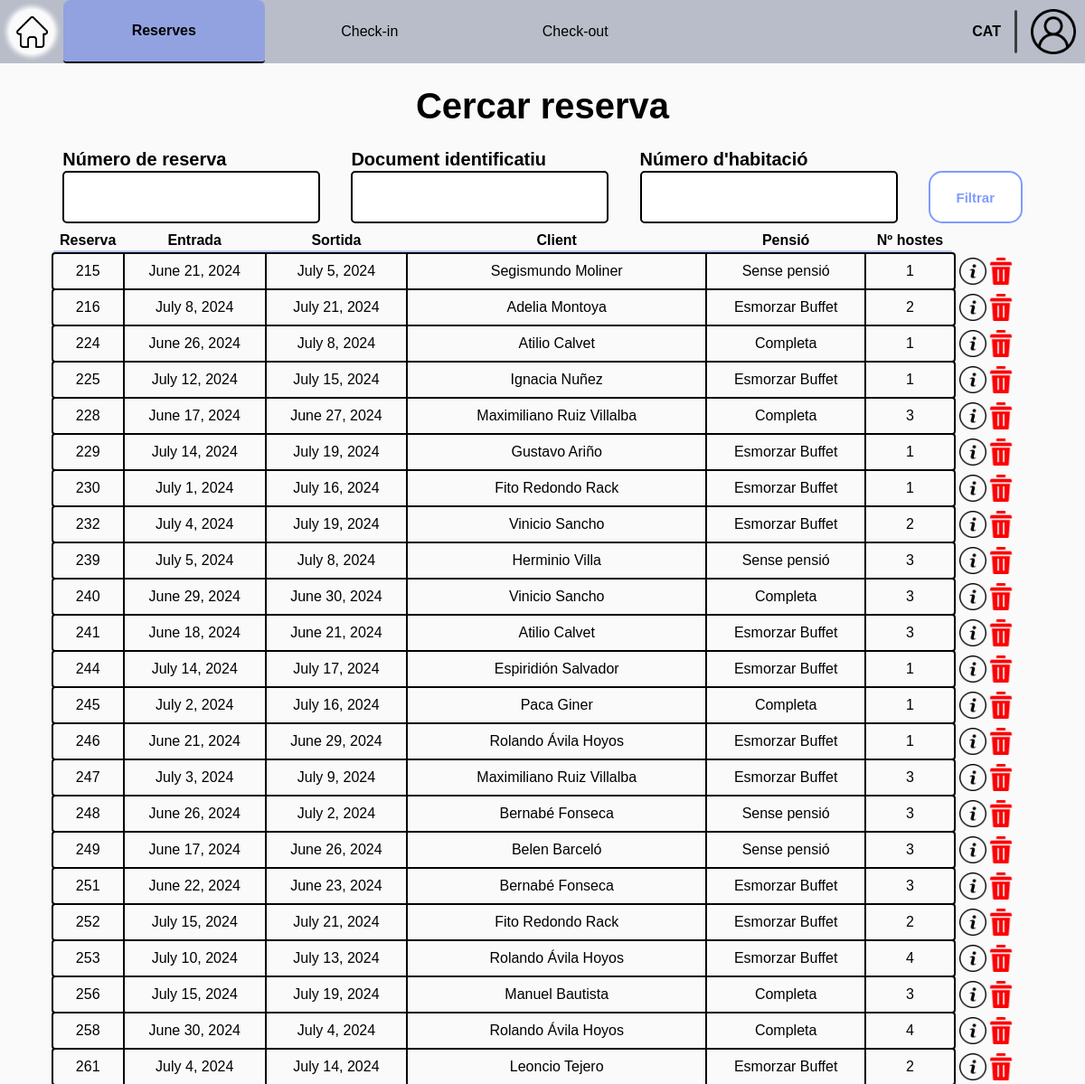
Page /receptionist/search-reservation/ (signed in) on the committed database.
### Reception/models.py (models this page shows, shortened)
class RoomReservation(models.Model):
    client = models.ForeignKey(Client, on_delete=models.CASCADE)
    room = models.ForeignKey(Room, on_delete=models.CASCADE, to_field='id')
    entry = models.DateField()
    exit = models.DateField()
    pension_type = models.CharField(
        max_length=c.DROPDOWN_MAX_LENGTH,
        choices=c.get_pension_types,
        default='Sense pensió'
    )
    num_guests = models.IntegerField()
    is_active = models.BooleanField(default=True)
    check_in_active = models.BooleanField(default=False)
    check_out_active = models.BooleanField(default=False)
    tourist_tax_paid = models.BooleanField(default=False)
    class Meta:
        unique_together = ('room', 'entry', 'exit')

class HotelUser(AbstractUser):
    email = models.EmailField()
    phone_number = models.CharField(max_length=c.PHONE_NUMBER_LENGTH)
    id_number = models.CharField(max_length=c.ID_NUMBER, blank=True, unique=True)

### Reception/views.py (the view)
# urls.py: path('search-reservation/', v.search_reservation, name='search_reservation'),
@worker_required('receptionist')
def search_reservation(request):
    form = SearchReservationForm(request.GET or None)
    filtered_reservations, status = u.get_filtered_reservations(form, is_active=True)
    if not status:
        messages.error(request, "No s'ha trobat cap reserva")
    return render(request, c.get_manage_reservation_path(1), {'form': form, 'reservations': filtered_reservations})

### Reception/forms.py (shortened to what this page needs)
class SearchReservationForm(forms.ModelForm):
    num_reservation = forms.CharField(label="Número de reserva", required=False)
    id_number = forms.CharField(label="Document identificatiu", required=False)
    room_num = forms.IntegerField(label="Número d'habitació", required=False,
                                  validators=[MinValueValidator(1)])
    class Meta:
        model = RoomReservation
        fields = ['num_reservation', 'id_number', 'room_num']

### Reception/config.py (called while the page is built)
    @staticmethod
    def get_manage_reservation_path(n: int):
        return p.MANAGE_RESERVATION[n]

### Reception/utils.py (called while the page is built, shortened)
def get_filtered_reservations(form, is_active=True, check_in_active=None, check_out_active=None) -> tuple:
    if check_in_active is None and check_out_active is None:
        reservations = RoomReservation.objects.filter(is_active=is_active)
    else:
        reservations = RoomReservation.objects.filter(is_active=is_active,
                                                      check_in_active=check_in_active,
                                                      check_out_active=check_out_active
                                                      )
    filtered_reservations = reservations
    return filtered_reservations, True

### templates/worker/receptionist/reservation/manage_reservation/search_reservation.html (shortened to what this page needs)
{% extends "worker/receptionist/base_receptionist.html" %}
{% load static %}
{% block extra_css %}
    <link rel="stylesheet"
          href="{% static 'css/worker/receptionist/reservation/manage_reservation/search_reservation.css' %}">
{% endblock extra_css %}
{% block id_reservation %} id="current-page" {% endblock id_reservation %}
{% block content %}
    <div class="main">
        <h2 class="subsection-title">Cercar reserva</h2>
        <form method="get" class="filter-field">
            <div class="form-group">
                <p>{{ form.num_reservation.label }}</p>
                {{ form.num_reservation }}
            </div>
            <div class="form-group">
                <p>{{ form.id_number.label }}</p>
                {{ form.id_number }}
            </div>
            <div class="form-group">
                <p>{{ form.room_num.label }}</p>
                {{ form.room_num }}
            </div>
            <div class="procedural-buttons">
                <button class="filter-button" type="submit">Filtrar</button>
            </div>
        </form>
        <ul class="reservation-list">
            <ul class="list-index">
                <li id="reservation-id">Reserva</li>
                <li id="entry">Entrada</li>
                <li id="exit">Sortida</li>
                <li id="name">Client</li>
                <li id="pension">Pensió</li>
                <li id="num-guests">Nº hostes</li>
            </ul>
            <div id="divider"></div>
            {% for reservation in reservations %}
                <div class="list-div">
                    <li>
                        <div id="reservation-id">{{ reservation.id }}</div>
                        <div id="entry">{{ reservation.entry }}</div>
                        <div id="exit">{{ reservation.exit }}</div>
                        <div id="name">{{ reservation.client.first_name }} {{ reservation.client.last_name }}</div>
                        <div id="pension">{{ reservation.pension_type }}</div>
                        <div id="num-guests">{{ reservation.num_guests }}</div>
                    </li>
                    <div class="list-extra">
                        <div class="icon"><a href="{% url 'reservation_details' pk=reservation.id %}">
                            <img src="{% static 'img/icons/info-icon.png' %}" alt="Editar reserva"></a>
                        </div>
                        <div class="icon">
                            <form action="{% url 'delete_reservation' reservation.id %}" method="post">
                                <button type="submit"
                                        onclick="return confirm('Estàs segur que vols eliminar aquesta reserva?');">
                                    <img src="{% static 'img/icons/delete-icon.png' %}" alt="Eliminar reserva"></button>
                            </form>
                        </div>
                    </div>
                </div>
            {% endfor %}
        </ul>
    </div>
{% endblock %}

### static/css/base.css (style rules this page uses)
body { background-color: #fafafa; font-family: "Gill Sans MT", Arial, sans-serif; margin: 0; padding: 0; aspect-ratio: 16 / 9; width: 100%; height: 100vh; display: flex; flex-direction: column; }
.main { position: relative; display: flex; flex-direction: column; align-items: center; height: 95%; width: 95%; max-height: 900px; max-width: 1600px; gap: 10px; margin-bottom: 10px; }

### static/css/worker/worker.css (style rules this page uses)
input, select { border: solid 2px black; }
button { cursor: pointer; }
p { margin: 0; font-size: 1em; }
.subsection-title { margin-bottom: 15px; font-size: 40px; }
h2 { margin-top: 10px; margin-bottom: 0; font-size: 1.5em; font-weight: bold; }
input { background-color: white; border: 2px solid black; }
.procedural-buttons { height: 8%; width: 100%; display: flex; flex-direction: row; justify-content: space-between; align-items: center; }
.procedural-buttons button { display: flex; align-items: center; justify-content: center; height: 100%; width: 20%; max-height: 60px; max-width: 160px; min-height: 40px; min-width: 104px; margin-top: 0; margin-bottom: 0; font-size: 15px; font-weight: bold; border-radius: 15px; cursor: pointer; transition: opacity 0.2s; padding: 15px 10px; }
.filter-button { color: #7f9bff; background-color: white; border: 2px solid #7f9bff; }
.filter-field { width: 100%; font-weight: bold; font-size: 20px; display: flex; justify-content: center; gap: 3%; align-items: flex-end; flex-wrap: wrap; }
.filter-field input[type="text"], .filter-field input[type="number"] { height: 34px; border-radius: 5px; text-align: center; font-size: 30px; padding: 10px; }
.form-group { display: flex; flex-direction: column; gap: 1px; width: 25%; min-width: 270px; }
.list-index { width: 92%; margin: 0; display: flex; flex-direction: row; justify-content: space-around; padding: 0; }
.list-index li { display: flex; justify-content: center; align-items: center; font-weight: bold; border-right: solid 2px #fafafa; list-style-type: none; padding: 0; }
.list-index li:last-child { border-right: none; }
.list-extra { width: 8%; padding-left: 2px; display: flex; flex-direction: row; justify-content: space-evenly; }
.list-extra a { width: 95%; text-decoration: none; }
.icon { display: flex; align-items: center; height: 100%; width: 30px; border: none; }
.icon a { display: flex; align-items: center; }
.icon img { width: 30px; height: 30px; }
.reservation-list { width: 95%; display: flex; flex-direction: column; gap: 2px; margin: 0; padding: 0; }
#divider { width: calc(92% - 2px); height: 2px; border-radius: 5px; background-color: #B7C5FBFF; }
.list-div { display: flex; flex-direction: row; justify-content: flex-start; }
.list-div li { width: 92%; display: flex; flex-direction: row; justify-content: space-around; outline: solid 2px black; border-radius: 2px; }
.list-div li div { display: flex; justify-content: center; align-items: center; padding: 10px 0; border-right: solid 2px black; }
.list-div li div:last-child { border-right: none; }
#reservation-id { width: 8%; }
#entry { width: 16%; }
#exit { width: 16%; }
#name { width: 32%; }
#pension { width: 18%; }
#num-guests { width: 10%; min-width: max-content; }
.icon form { width: 100%; height: 100%; display: flex; justify-content: center; align-items: center; }
.icon button { background-color: transparent; border: none; cursor: pointer; display: flex; align-items: center; padding: 0; }

### static/css/worker/receptionist/reservation/manage_reservation/search_reservation.css (style rules this page uses)
.procedural-buttons { width: 104px; height: 58px; }
#name { width: 34%; }
.list-extra { width: 6%; margin-left: 2px; display: flex; flex-direction: row; justify-content: space-evenly; }

### rows in the picture
RoomReservation: id "215", entry "June 21, 2024", exit "July 5, 2024", client.first_name "Segismundo", client.last_name "Moliner", pension_type "Sense pensió", num_guests "1"
RoomReservation: id "216", entry "July 8, 2024", exit "July 21, 2024", client.first_name "Adelia", client.last_name "Montoya", pension_type "Esmorzar Buffet", num_guests "2"
RoomReservation: id "224", entry "June 26, 2024", exit "July 8, 2024", client.first_name "Atilio", client.last_name "Calvet", pension_type "Completa", num_guests "1"
RoomReservation: id "225", entry "July 12, 2024", exit "July 15, 2024", client.first_name "Ignacia", client.last_name "Nuñez", pension_type "Esmorzar Buffet", num_guests "1"
RoomReservation: id "228", entry "June 17, 2024", exit "June 27, 2024", client.first_name "Maximiliano", client.last_name "Ruiz Villalba", pension_type "Completa", num_guests "3"
RoomReservation: id "229", entry "July 14, 2024", exit "July 19, 2024", client.first_name "Gustavo", client.last_name "Ariño", pension_type "Esmorzar Buffet", num_guests "1"
RoomReservation: id "230", entry "July 1, 2024", exit "July 16, 2024", client.first_name "Fito", client.last_name "Redondo Rack", pension_type "Esmorzar Buffet", num_guests "1"
RoomReservation: id "232", entry "July 4, 2024", exit "July 19, 2024", client.first_name "Vinicio", client.last_name "Sancho", pension_type "Esmorzar Buffet", num_guests "2"
RoomReservation: id "239", entry "July 5, 2024", exit "July 8, 2024", client.first_name "Herminio", client.last_name "Villa", pension_type "Sense pensió", num_guests "3"
RoomReservation: id "240", entry "June 29, 2024", exit "June 30, 2024", client.first_name "Vinicio", client.last_name "Sancho", pension_type "Completa", num_guests "3"
RoomReservation: id "241", entry "June 18, 2024", exit "June 21, 2024", client.first_name "Atilio", client.last_name "Calvet", pension_type "Esmorzar Buffet", num_guests "3"
RoomReservation: id "244", entry "July 14, 2024", exit "July 17, 2024", client.first_name "Espiridión", client.last_name "Salvador", pension_type "Esmorzar Buffet", num_guests "1"
RoomReservation: id "245", entry "July 2, 2024", exit "July 16, 2024", client.first_name "Paca", client.last_name "Giner", pension_type "Completa", num_guests "1"
RoomReservation: id "246", entry "June 21, 2024", exit "June 29, 2024", client.first_name "Rolando", client.last_name "Ávila Hoyos", pension_type "Esmorzar Buffet", num_guests "1"
RoomReservation: id "247", entry "July 3, 2024", exit "July 9, 2024", client.first_name "Maximiliano", client.last_name "Ruiz Villalba", pension_type "Esmorzar Buffet", num_guests "3"
RoomReservation: id "248", entry "June 26, 2024", exit "July 2, 2024", client.first_name "Bernabé", client.last_name "Fonseca", pension_type "Sense pensió", num_guests "3"
RoomReservation: id "249", entry "June 17, 2024", exit "June 26, 2024", client.first_name "Belen", client.last_name "Barceló", pension_type "Sense pensió", num_guests "3"
RoomReservation: id "251", entry "June 22, 2024", exit "June 23, 2024", client.first_name "Bernabé", client.last_name "Fonseca", pension_type "Esmorzar Buffet", num_guests "3"
RoomReservation: id "252", entry "July 15, 2024", exit "July 21, 2024", client.first_name "Fito", client.last_name "Redondo Rack", pension_type "Esmorzar Buffet", num_guests "2"
RoomReservation: id "253", entry "July 10, 2024", exit "July 13, 2024", client.first_name "Rolando", client.last_name "Ávila Hoyos", pension_type "Esmorzar Buffet", num_guests "4"
RoomReservation: id "256", entry "July 15, 2024", exit "July 19, 2024", client.first_name "Manuel", client.last_name "Bautista", pension_type "Completa", num_guests "3"
RoomReservation: id "258", entry "June 30, 2024", exit "July 4, 2024", client.first_name "Rolando", client.last_name "Ávila Hoyos", pension_type "Completa", num_guests "4"
RoomReservation: id "261", entry "July 4, 2024", exit "July 14, 2024", client.first_name "Leoncio", client.last_name "Tejero", pension_type "Esmorzar Buffet", num_guests "2"
